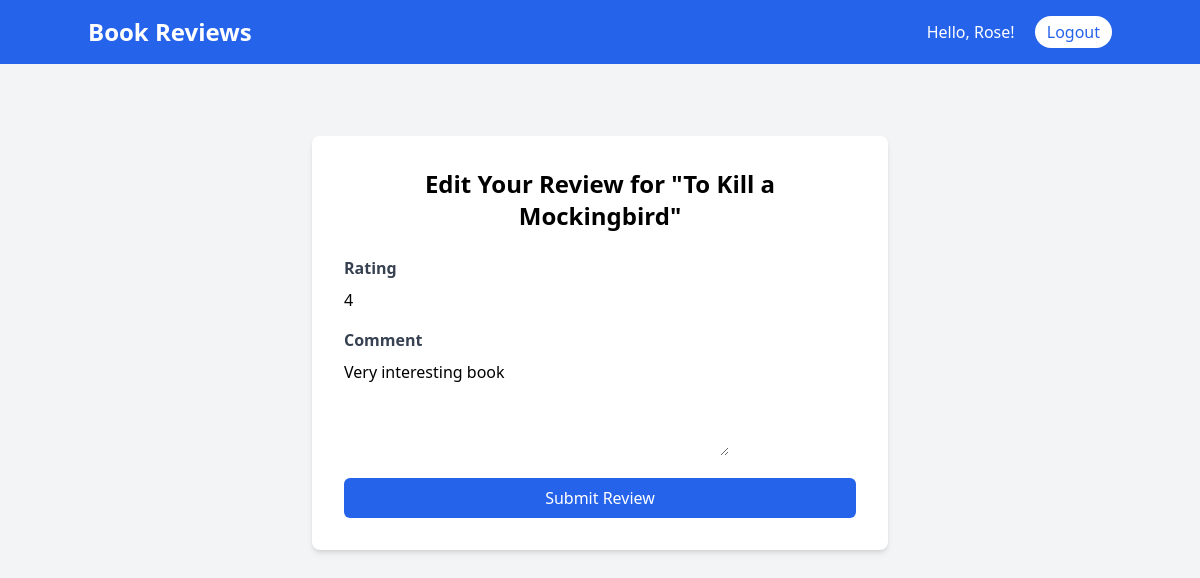
The page /review/3/update/ (signed in) on the database its author committed.
### reviews/models.py (models this page shows, shortened)
class Review(models.Model):
    book = models.ForeignKey(Book, on_delete=models.CASCADE, related_name='reviews')
    user = models.ForeignKey(User, on_delete=models.CASCADE)
    rating = models.IntegerField()
    comment = models.TextField()
    created_at = models.DateTimeField(auto_now_add=True)

class Book(models.Model):
    title=models.CharField()
    author=models.CharField()
    description=models.TextField()
    cover_image=models.ImageField(upload_to='book_covers/')
    categories=models.ManyToManyField('Category')

### reviews/views.py (the view, shortened to what this page needs)
# urls.py: path('review/<int:pk>/update/', ReviewUpdateView.as_view(), name='review-update'),
class ReviewUpdateView(LoginRequiredMixin, UserPassesTestMixin, UpdateView):
    model = Review
    form_class = ReviewForm
    template_name = 'review_form.html'
    def test_func(self):
        review = self.get_object()
        return self.request.user == review.user

### reviews/forms.py
class ReviewForm(forms.ModelForm):
    class Meta:
        model = Review
        fields = ['rating', 'comment']
        widgets = {
            'rating': forms.NumberInput(attrs={'min': 1, 'max': 5}),
            'comment': forms.Textarea(attrs={'rows': 4}),
        }

### reviews/templates/review_form.html (shortened to what this page needs)
{% extends "base.html" %}
{% block content %}
<div class="max-w-xl mx-auto bg-white p-8 rounded-lg shadow-md mt-10">
    <h1 class="text-2xl font-bold mb-6 text-center">
        {% if form.instance.pk %}
            Edit Your Review for "{{ form.instance.book.title }}"
        {% else %}
            Add a Review for "{{ view.object.title }}"
        {% endif %}
    </h1>
    <form method="post" class="space-y-4">
        <div class="mb-4">
            <label for="{{ form.rating.id_for_label }}" class="block text-gray-700 font-semibold mb-2">
                {{ form.rating.label }}
            </label>
            {{ form.rating }}
        </div>
        <div class="mb-4">
            <label for="{{ form.comment.id_for_label }}" class="block text-gray-700 font-semibold mb-2">
                {{ form.comment.label }}
            </label>
            {{ form.comment }}
        </div>
        <button type="submit" class="w-full bg-blue-600 text-white py-2 px-4 rounded-md hover:bg-blue-700 transition-colors">
            Submit Review
        </button>
    </form>
</div>
{% endblock %}

### reviews/templates/base.html (shortened to what this page needs)
<!DOCTYPE html>
<html lang="en">
<head>
    <script src="https://cdn.tailwindcss.com"></script>
</head>
<body class="bg-gray-100 font-sans">
    <nav class="bg-blue-600 p-4 text-white">
        <div class="container mx-auto flex justify-between items-center">
            <a href="{% url 'book-list' %}" class="text-2xl font-bold">Book Reviews</a>
            <div>
                {% if user.is_authenticated %}
                    <span class="mr-4">Hello, {{ user.username }}!</span>
                    <form method="post" action="{% url 'logout' %}" class="inline">
                        <button type="submit" class="bg-white text-blue-600 py-1 px-3 rounded-full hover:bg-gray-200">
                            Logout
                        </button>
                    </form>
                {% else %}
                    <a href="{% url 'login' %}" class="bg-white text-blue-600 py-1 px-3 rounded-full hover:bg-gray-200">Login</a>
                    <a href="{% url 'signup' %}" class="ml-2 bg-white text-blue-600 py-1 px-3 rounded-full hover:bg-gray-200">Sign Up</a>
                {% endif %}
            </div>
        </div>
    </nav>
    <main class="container mx-auto p-4 mt-4">
        {% block content %}{% endblock %}
    </main>
</body>
</html>

### rows shown on the page
Review: instance.book "To Kill a Mockingbird", rating "4", comment "Very interesting book"

### other values the page prints
{{ user.username }} "Rose"
